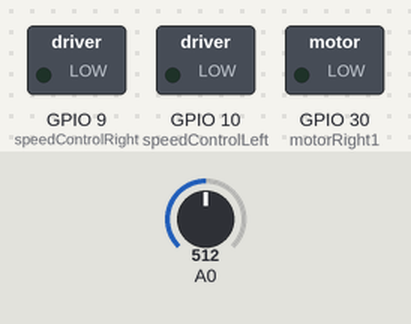
Simulated run of this sketch. Board: ESP8266 (NodeMCU). On the bench: switched loads named in the sketch (green lamp = pin HIGH). The test bench sets the inputs (shaded band); at power-on: A0 = 512. What the sketch prints to the serial monitor is not drawn.

Above: at 0.1 s.
At 1.1 s:
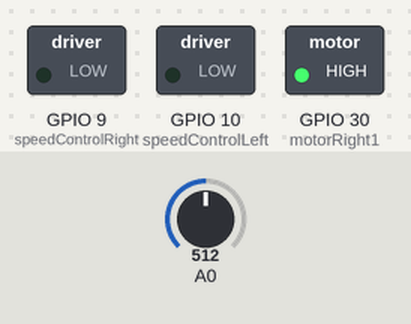
Timing chart, 0 to 2.6 s (numbered marks = the images above):
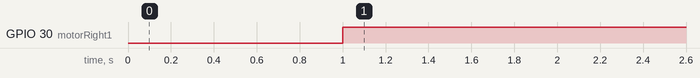

Measured:
- by itself, GPIO 30 (motorRight1): LOW → HIGH at 1.0 s

The sketch:

vehicle8266.ino
```cpp
/*
 *  This sketch controls a vehicle using the avcs system
 */

#include "ESP8266WiFi.h"
#include "AVCSIRNav.h"
#include "AVCSMotor.h"
#include "globals.h"

AVCSMotor myMotor;
IRNav nav;

int counter = 150;

void setup() {
  Serial.begin(115200);
  myMotor.leftSpeed = 200;
  myMotor.rightSpeed = 200;
  myMotor.driveStop();

//  Serial.printf("Connecting to %s \n", ssid);
//  WiFi.begin(ssid, password);
//  while (WiFi.status() != WL_CONNECTED)
//  {
//    delay(500);
//    Serial.print(".");
//  }
//  Serial.println(" connected");

//  Udp.begin(localUdpPort);
//  Serial.printf("Now listening at IP %s, UDP port %d\n", WiFi.localIP().toString().c_str(), localUdpPort);

  Serial.println("Setup done");
}

void loop() {
  Serial.println("Loop");
  nav.readAll();
  nav.printValues();
  delay(1000);

  myMotor.leftSpeed = counter;
  myMotor.rightSpeed = counter;
  myMotor.driveForward();
  Serial.print(" Speed is: ");
  Serial.println(counter+=10);
}
```

AVCSIRNav.cpp
```cpp
#include "AVCSIRNav.h"
#include "AVCSMotor.h"
#include "globals.h"
#include "Arduino.h"
//#include <iostream>


IRNav::IRNav() {
    pinMode(frontRightIR, INPUT);
    pinMode(frontLeftIR, INPUT);
    pinMode(backRightIR, INPUT);
    pinMode(backLeftIR, INPUT);

    backLeftTrigger = false;
    backLeftTrigger = false;
    back1 = false;
    back2 = false;
    front2 = false;
    front1 = false;
    leftModifier = 0;
    rightModifier = 0;
}

IRNav::~IRNav() {/*nothing */}

void IRNav::readAll() {

//    int fr1 = analogRead(frontRightIR);
//    int f2 = analogRead(frontLeftIR);
//    Serial.print("front right: ");
//    Serial.print(fr1);
//    Serial.print(" front left: ");
//    Serial.println(f2);
//    int b2 = analogRead(backRightIR);
//    int b1 = analogRead(backLeftIR);
//    Serial.print("back right: ");
//    Serial.print(b2);
//    Serial.print(" back left: ");
//    Serial.println(b1);
    if( analogRead(frontRightIR) > 100){
        front2 = true;
    } else {
        front2 = false;
    }
    if(analogRead(frontLeftIR) > 100){
        front1 = true;
    } else {
        front1 = false;
    }
    if(analogRead(backRightIR) > 100){
        back2 = true;
    } else {
        back2 = false;
    }
    if(analogRead(backLeftIR) > 100){
        back1 = true;
    } else {
        back1 = false;
    }
}

void IRNav::adjustSpeed(AVCSMotor myMotor){
    if(front1){
        leftModifier+=20;
    } else {
        myMotor.leftSpeed -= leftModifier;
        leftModifier = 0;
    }
    if(front2){
        rightModifier+=20;
    } else {
        myMotor.rightSpeed -= rightModifier;
        rightModifier = 0;
    }
    myMotor.leftSpeed += leftModifier;
    myMotor.rightSpeed += rightModifier;
}

void IRNav::printValues() {
    Serial.print("Front Right: ");
    Serial.print(front2);
    Serial.print(" Front Left: ");
    Serial.print(front1);
    Serial.print(" Back Right: ");
    Serial.print(back2);
    Serial.print(" Back Left: ");
    Serial.print(back1);
}
```

AVCSIRNav.h
```cpp
#ifndef AVCSIRNAV_LIBRARY_H
#define AVCSIRNAV_LIBRARY_H

#include "AVCSMotor.h"
#include <Arduino.h>

class IRNav {
public:
    bool backRightTrigger;
    bool backLeftTrigger;
    int leftModifier;
    int rightModifier;
    bool back1;
    bool back2;
    bool front1;
    bool front2;
    IRNav();
    ~IRNav();
    void readAll();
    void adjustSpeed(AVCSMotor myMotor);
    void printValues();
};

#endif
```

AVCSMotor.cpp
```cpp
#include "AVCSMotor.h"
#include "globals.h"

//#include <iostream>

//#define speedControlRight 16
//#define motorRight1 4
//#define motorRight2 0
//#define motorLeft1 2
//#define motorLeft2 15
//#define speedControlLeft 8

AVCSMotor::AVCSMotor() {
    leftSpeed = 0;
    rightSpeed = 0;
    pinMode(speedControlLeft, OUTPUT);
    pinMode(speedControlRight, OUTPUT);
    pinMode(motorRight1, OUTPUT);
    pinMode(motorRight2, OUTPUT);
    pinMode(motorLeft1, OUTPUT);
    pinMode(motorLeft2, OUTPUT);
}

AVCSMotor::~AVCSMotor() {/*nothing to destruct*/}

void AVCSMotor::driveForward() {
    digitalWrite(motorRight2, LOW);
    digitalWrite(motorRight1, HIGH);
    digitalWrite(motorLeft1, LOW);
    digitalWrite(motorLeft2, HIGH);
}

void AVCSMotor::driveLeft() {
    digitalWrite(motorRight2, LOW);
    digitalWrite(motorRight1, HIGH);
    digitalWrite(motorLeft1, LOW);
    digitalWrite(motorLeft2, LOW);
}

void AVCSMotor::driveRight(){
    digitalWrite(motorRight2, LOW);
    digitalWrite(motorRight1, LOW);
    digitalWrite(motorLeft1, LOW);
    digitalWrite(motorLeft2, HIGH);
}

void AVCSMotor::driveStop(){
    digitalWrite(motorRight2, LOW);
    digitalWrite(motorRight1, LOW);
    digitalWrite(motorLeft1, LOW);
    digitalWrite(motorLeft2, LOW);
}

void AVCSMotor::setMotorSpeed() {
    analogWrite(speedControlRight, rightSpeed);
    analogWrite(speedControlLeft, leftSpeed);
}
```

AVCSMotor.h
```cpp
#ifndef VEHICLE_LIBRARY_H
#define VEHICLE_LIBRARY_H

#include <Arduino.h>

class AVCSMotor {
public:
    int leftSpeed;
    int rightSpeed;

    AVCSMotor();
    ~AVCSMotor();
    void setMotorSpeed();
    void driveForward();
    void driveRight();
    void driveLeft();
    void driveStop();
};

#endif
```

globals.h
```cpp
//
// Created by atton on 7/22/2018.
//

#ifndef VEHICLE_GLOBALS_H
#define VEHICLE_GLOBALS_H

#define speedControlRight 9
#define motorRight1 30
#define motorRight2 30
#define motorLeft1 30
#define motorLeft2 30
#define speedControlLeft 10

#define frontRightIR D1
#define frontLeftIR D2
#define backRightIR D4
#define backLeftIR D5

#endif //VEHICLE_GLOBALS_H
```
